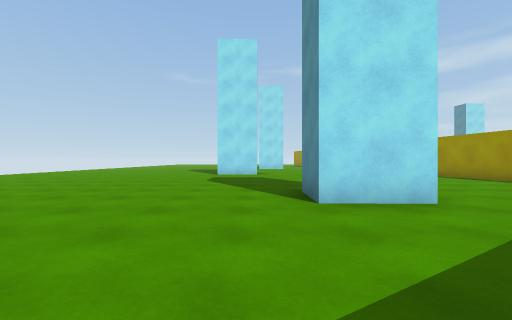
[1] (above)

19 first-person views from a walk through a Unity game level. The camera is 1.2 m above the floor, looks level and sees 90° across. The floor is counted in squares, 2 m on a side. Each view is taken from the middle of a square. On the plan, view 1 faces up. The plan holds only what a view shows up to about 9 squares ahead; the rest is blank. The place goes on beyond the plan. The player is left out.

[2]
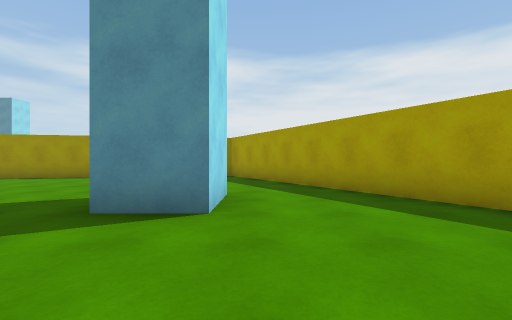

[3]
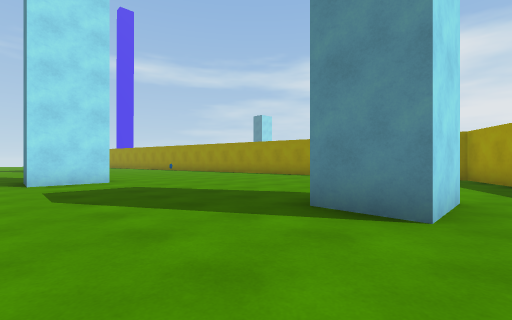

[4]
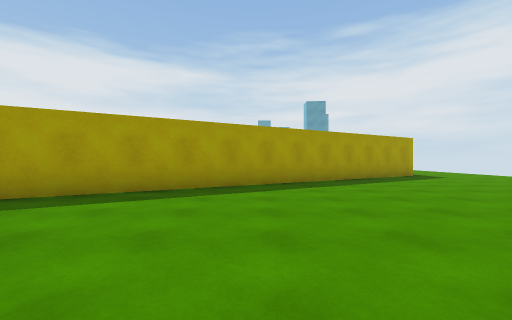

[5]
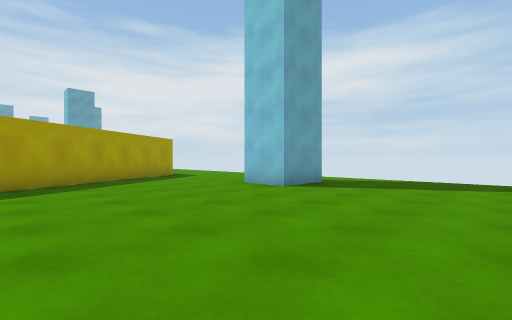

[6]
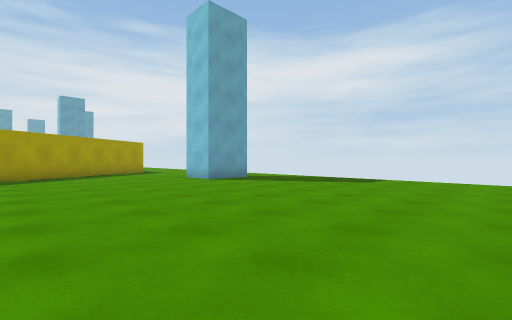

[7]
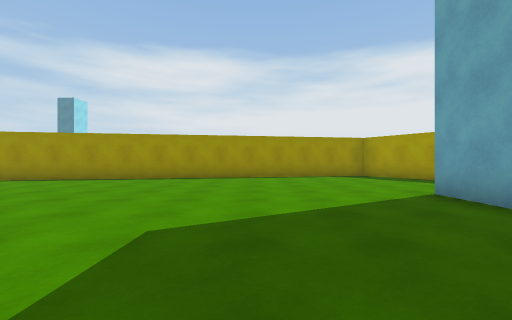

[8]
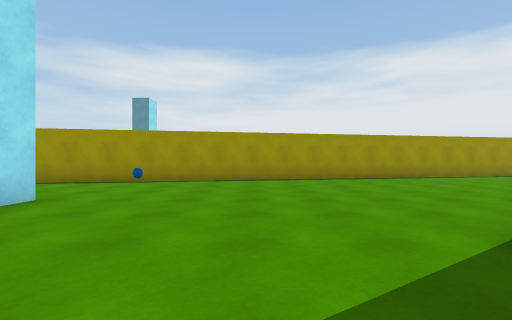

[9]
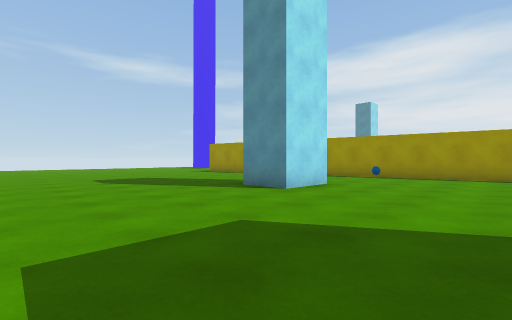

[10]
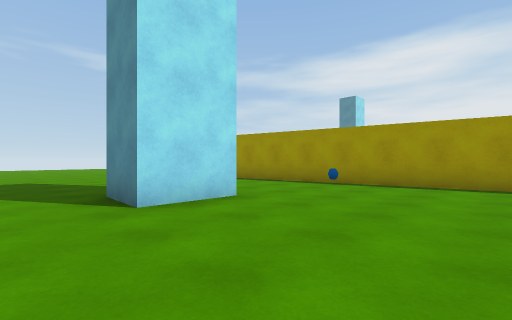

[11]
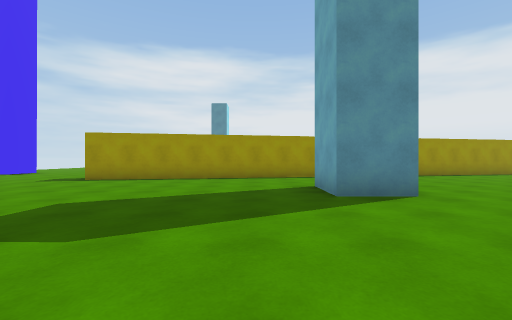

[12]
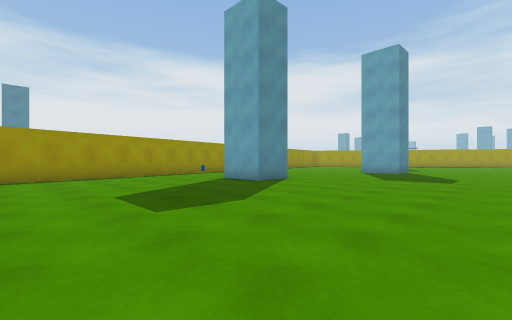

[13]
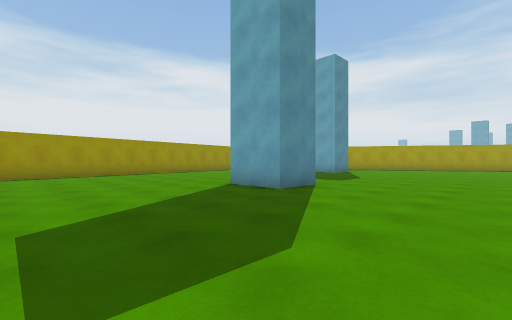

[14]
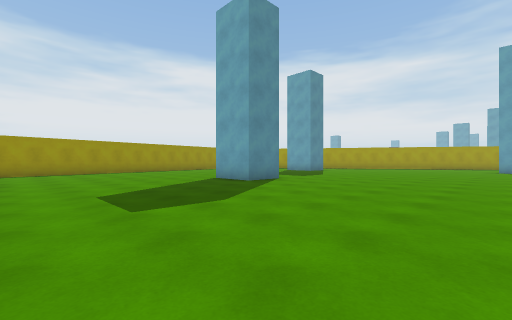

[15]
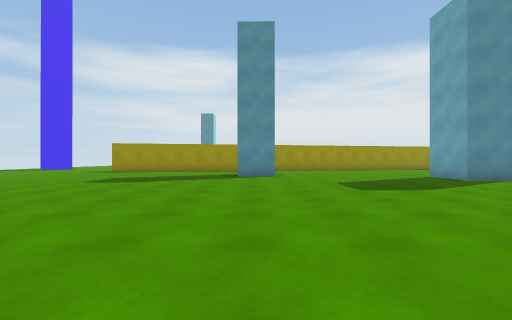

[16]
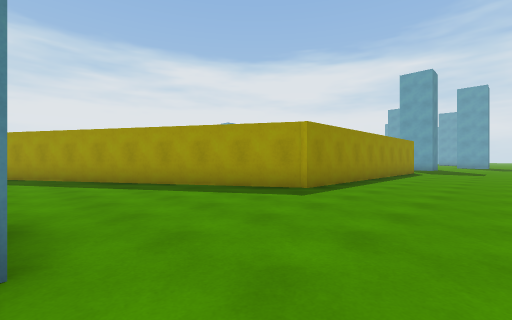

[17]
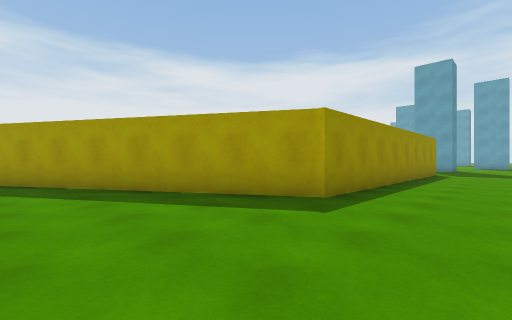

[18]
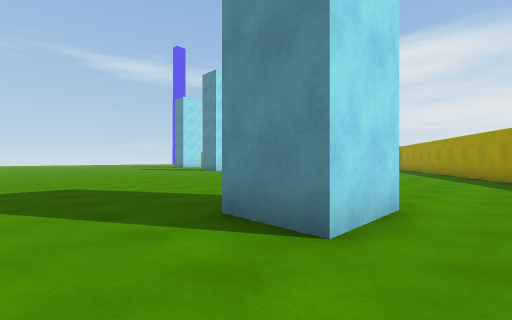

[19]
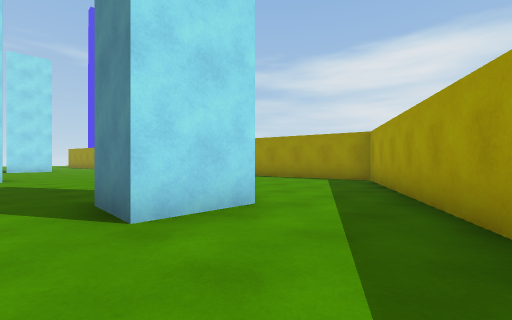

### Floor plan
Points are (right, up) in squares from view 1. A wall is a line through its corners. A room is listed if a view was taken in it or the views show most of it. See-through windows are left out.
Room 1 (views 1, 2, 3, 4, 5, 6, 7, 8, 9, 10, 11, 12, 13, 14, 15, 16, 17, 18, 19)
walls: (0.1, 10.5) (-1.6, 10.5) (-1.6, 11.9) (0.1, 11.8); (2.5, 3.5) (0.9, 3.5) (0.9, 4.9) (2.6, 4.9); (1.9, 17.3) (0.2, 17.3) (0.2, 18.7) (1.8, 18.6); (-6.6, 1.3) (-6.6, 0) (-8.2, 0) (-8.2, 1.3) (-6.6, 1.3); (-6.9, -11.5) (-6.9, -4.7) (7.7, 3.9) (3.8, 24.6)

Positions as (right, up) in squares from view 1, and headings:
1: (0, 0), facing up
2: (-2, 3), facing right
3: (-2, 3), facing up-right
4: (-1, 5), facing down
5: (-2, 5), facing down-left
6: (-2, 8), facing down-left
7: (-2, 8), facing right
8: (-2, 14), facing right
9: (-4, 14), facing up-right
10: (-1, 14), facing up-right
11: (-4, 20), facing right
12: (-5, 24), facing down-right
13: (-5, 16), facing down-right
14: (-7, 17), facing down-right
15: (-9, 18), facing right
16: (-10, 0), facing down-right
17: (-9, -1), facing down-right
18: (-10, -1), facing up-right
19: (0, 1), facing up-right
